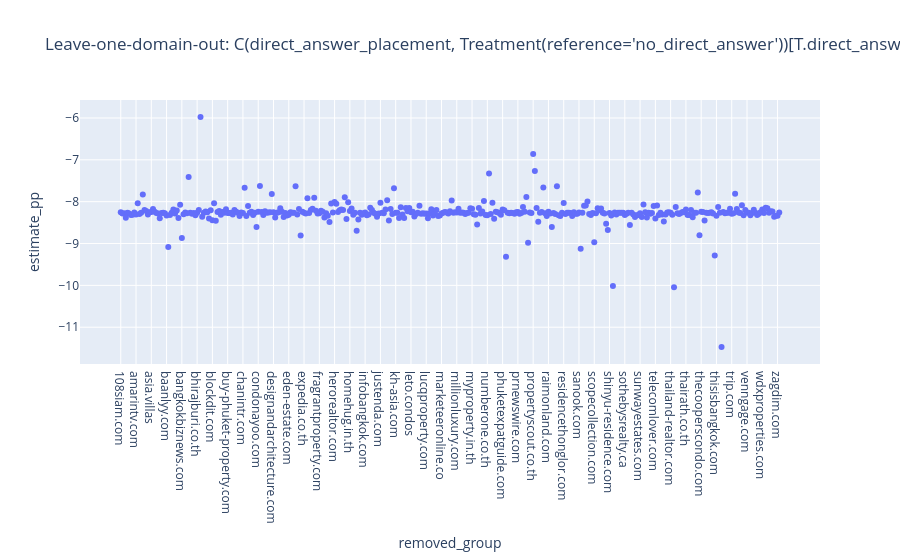

Write notebook code for a chart like this one.
### Markdown cell above
## 6. Stability and robustness

### Code cell
influence = pd.read_csv(OUTPUT / 'position_model_influence_diagnostics.csv')
robustness = pd.read_csv(OUTPUT / 'position_model_robustness_results.csv')
predicted = pd.read_csv(OUTPUT / 'position_model_predicted_probability_diagnostics.csv')
display(robustness)
display(predicted)

m5_term = focal.loc[focal['model_id'].eq('M5'), 'term'].iloc[0]
stability = influence[(influence['term'].eq(m5_term)) &
                      (influence['influence_dimension'].eq('source_root_domain'))]
px.scatter(stability, x='removed_group', y='estimate_pp',
           hover_data=['removed_rows','change_pp','sign_changed'],
           title=f'Leave-one-domain-out: {m5_term}').show()

### Figure 1 — Plotly figure (JSON) as saved in the notebook; plotly's stock layout.template omitted (floating-point values rounded to 4 significant figures; data arrays with more than 128 entries replaced by an {"elided": "..."} marker saying what was removed)
{"data": [{"customdata": {"elided": "389x3 mixed values"}, "hovertemplate": "removed_group=%{x}<br>estimate_pp=%{y}<br>removed_rows=%{customdata[0]}<br>change_pp=%{customdata[1]}<br>sign_changed=%{customdata[2]}<extra></extra>", "legendgroup": "", "marker": {"color": "#636efa", "symbol": "circle"}, "mode": "markers", "name": "", "orientation": "v", "showlegend": false, "type": "scatter", "x": {"elided": "389 str values"}, "xaxis": "x", "y": {"elided": "389 float values"}, "yaxis": "y"}], "layout": {"legend": {"tracegroupgap": 0}, "title": {"text": "Leave-one-domain-out: C(direct_answer_placement, Treatment(reference='no_direct_answer'))[T.direct_answer_early]"}, "xaxis": {"anchor": "y", "domain": [0.0, 1.0], "title": {"text": "removed_group"}}, "yaxis": {"anchor": "x", "domain": [0.0, 1.0], "title": {"text": "estimate_pp"}}}}
